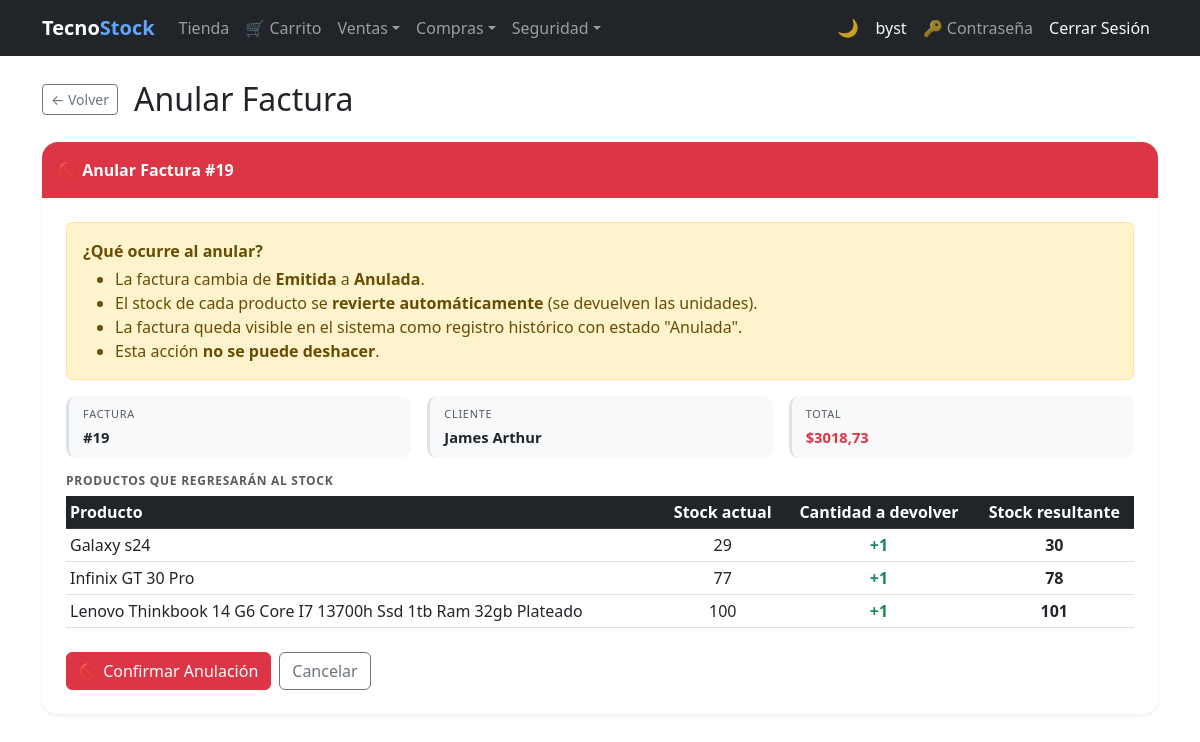
Page /invoices/19/cancel/ (signed in) on the committed database.
### billing/models.py (models this page shows, shortened)
class Invoice(models.Model):
    BORRADOR = 0
    EMITIDA  = 1
    ANULADA  = 2
    ESTADO_CHOICES = [
        (BORRADOR, 'Borrador'),
        (EMITIDA,  'Emitida'),
        (ANULADA,  'Anulada'),
    ]
    PENDIENTE = 'PENDIENTE'
    PAGADA    = 'PAGADA'
    ESTADO_COBRO_CHOICES = [
        (PENDIENTE, 'Pendiente'),
        (PAGADA,    'Pagada'),
    ]
    CONTADO = 'contado'
    CREDITO = 'credito'
    TIPO_PAGO_CHOICES = [
        (CONTADO, 'Contado'),
        (CREDITO, 'Crédito'),
    ]
    customer     = models.ForeignKey(Customer, on_delete=models.PROTECT, related_name='invoices')
    invoice_date = models.DateTimeField(auto_now_add=True)
    subtotal     = models.DecimalField(max_digits=12, decimal_places=2, default=0)
    tax          = models.DecimalField(max_digits=12, decimal_places=2, default=0)
    total        = models.DecimalField(max_digits=12, decimal_places=2, default=0)
    estado       = models.PositiveSmallIntegerField(
                       choices=ESTADO_CHOICES, default=BORRADOR, verbose_name='Estado')
    is_active    = models.BooleanField(default=True)
    PAYMENT_CHOICES = [('card', 'Tarjeta'), ('paypal', 'PayPal')]
    payment_method  = models.CharField(
                          max_length=10, choices=PAYMENT_CHOICES, null=True, blank=True,
                          verbose_name='Método de pago')
    paypal_order_id = models.CharField(max_length=64, null=True, blank=True)
    saldo        = models.DecimalField(
                       max_digits=12, decimal_places=2, default=0,
                       verbose_name='Saldo pendiente de cobro')
    estado_cobro = models.CharField(
                       max_length=10, choices=ESTADO_COBRO_CHOICES,
                       default=PENDIENTE, verbose_name='Estado de cobro')
    tipo_pago    = models.CharField(
                       max_length=10, choices=TIPO_PAGO_CHOICES,
                       default=CREDITO, verbose_name='Tipo de pago')
    class Meta:
        ordering = ['-invoice_date']
    @property
    def can_cancel(self):      return self.estado == self.EMITIDA

class Customer(models.Model):
    user       = models.OneToOneField(
                     settings.AUTH_USER_MODEL, null=True, blank=True,
                     on_delete=models.SET_NULL, related_name='customer_account',
                     verbose_name='Cuenta de usuario')
    dni        = models.CharField(max_length=13, unique=True, verbose_name='DNI/RUC', validators=[validate_cedula_ec])
    first_name = models.CharField(max_length=100, validators=[validate_only_letters])
    last_name  = models.CharField(max_length=100, validators=[validate_only_letters])
    email      = models.EmailField(blank=True, null=True)
    phone      = models.CharField(max_length=20, blank=True, null=True, validators=[validate_phone_ec])
    address    = models.TextField(blank=True, null=True)
    photo      = models.ImageField(upload_to='customer/', blank=True, null=True, verbose_name='Foto')
    is_active  = models.BooleanField(default=True)
    created_at = models.DateTimeField(auto_now_add=True)
    updated_at = models.DateTimeField(auto_now=True)
    class Meta:
        ordering = ['last_name', 'first_name']
    @property
    def full_name(self): return f'{self.first_name} {self.last_name}'

class InvoiceDetail(models.Model):
    invoice      = models.ForeignKey(Invoice, on_delete=models.CASCADE, related_name='details')
    product      = models.ForeignKey(Product, on_delete=models.PROTECT, related_name='invoice_details')
    quantity     = models.IntegerField(default=1, validators=[MinValueValidator(1)])
    unit_price   = models.DecimalField(max_digits=12, decimal_places=2)
    discount_pct = models.DecimalField(
        max_digits=5, decimal_places=2, default=0,
        verbose_name='Descuento (%)',
        validators=[MinValueValidator(Decimal('0')), MaxValueValidator(Decimal('100'))],
    )
    subtotal     = models.DecimalField(max_digits=12, decimal_places=2, default=0)
    tax_amount   = models.DecimalField(max_digits=12, decimal_places=2, default=0, verbose_name='IVA')

class Product(models.Model):
    name = models.CharField(max_length=200, verbose_name='Product Name')
    description = models.TextField(blank=True, null=True)
    brand = models.ForeignKey(Brand, on_delete=models.PROTECT, related_name='products')
    group = models.ForeignKey(ProductGroup, on_delete=models.PROTECT, related_name='products')
    suppliers = models.ManyToManyField(Supplier, related_name='products', blank=True)
    photo      = models.ImageField(upload_to='products/', blank=True, null=True, verbose_name='Foto')
    unit_price = models.DecimalField(max_digits=12, decimal_places=2)
    tax_rate   = models.DecimalField(
                     max_digits=5, decimal_places=4, default=Decimal('0.15'),
                     verbose_name='Tasa IVA',
                     validators=[MinValueValidator(Decimal('0')), MaxValueValidator(Decimal('1'))],
                 )
    stock = models.IntegerField(default=0)
    is_active = models.BooleanField(default=True)
    created_at = models.DateTimeField(auto_now_add=True)
    updated_at = models.DateTimeField(auto_now=True)
    class Meta:
        verbose_name = 'Product'
        verbose_name_plural = 'Products'
        ordering = ['name']

### billing/views.py (the view, shortened to what this page needs)
# urls.py: path('invoices/<int:pk>/cancel/', views.invoice_cancel, name='invoice_cancel'),
@roles_required('Administrador', 'Analista de Compras')
def invoice_cancel(request, pk):
    invoice = get_object_or_404(Invoice, pk=pk)
    if not invoice.can_cancel:
        messages.error(request, 'Solo se puede anular una factura en estado Emitida.')
        return redirect('billing:invoice_detail', pk=pk)
    return render(request, 'billing/invoice_cancel.html', {'invoice': invoice})

### security/templatetags/security_tags.py (called while the page is built)
@register.filter(name='has_group')
def has_group(user, group_name):
    if not user.is_authenticated:
        return False
    if user.is_superuser:  # el superusuario ve todo
        return True
    return user.groups.filter(name=group_name).exists()

### billing/templates/billing/invoice_cancel.html (shortened to what this page needs)
{% extends 'billing/base.html' %}
{% block content %}
<div class="d-flex align-items-center gap-3 mb-4">
  <a href="{% url 'billing:invoice_detail' invoice.pk %}" class="btn btn-outline-secondary btn-sm">&#8592; Volver</a>
  <h2 class="mb-0">Anular Factura</h2>
</div>
<div class="card border-0 shadow-sm rounded-4 overflow-hidden mb-4">
  <div class="card-header border-0 py-3 bg-danger">
    <span class="text-white fw-bold">&#128683; Anular Factura #{{ invoice.id }}</span>
  </div>
  <div class="card-body p-4">
    <div class="alert alert-warning">
      <strong>¿Qué ocurre al anular?</strong>
      <ul class="mb-0 mt-1">
        <li>La factura cambia de <strong>Emitida</strong> a <strong>Anulada</strong>.</li>
        <li>El stock de cada producto se <strong>revierte automáticamente</strong> (se devuelven las unidades).</li>
        <li>La factura queda visible en el sistema como registro histórico con estado "Anulada".</li>
        <li>Esta acción <strong>no se puede deshacer</strong>.</li>
      </ul>
    </div>
    <div class="row g-3 mb-3">
      <div class="col-md-4">
        <div class="dm-field">
          <small class="dm-label">Factura</small>
          <div class="dm-value">#{{ invoice.id }}</div>
        </div>
      </div>
      <div class="col-md-4">
        <div class="dm-field">
          <small class="dm-label">Cliente</small>
          <div class="dm-value">{{ invoice.customer.full_name }}</div>
        </div>
      </div>
      <div class="col-md-4">
        <div class="dm-field">
          <small class="dm-label">Total</small>
          <div class="dm-value fw-bold text-danger">${{ invoice.total }}</div>
        </div>
      </div>
    </div>
    <h6 class="text-muted text-uppercase fw-semibold mb-2 dm-section-label">Productos que regresarán al stock</h6>
    <table class="table table-sm table-hover mb-4">
      <thead class="table-dark">
        <tr>
          <th>Producto</th>
          <th class="text-center">Stock actual</th>
          <th class="text-center">Cantidad a devolver</th>
          <th class="text-center">Stock resultante</th>
        </tr>
      </thead>
      <tbody>
        {% for det in invoice.details.all %}
        <tr>
          <td>{{ det.product.name }}</td>
          <td class="text-center">{{ det.product.stock }}</td>
          <td class="text-center text-success fw-semibold">+{{ det.quantity }}</td>
          <td class="text-center fw-semibold">{{ det.product.stock|add:det.quantity }}</td>
        </tr>
        {% endfor %}
      </tbody>
    </table>
    <form method="post" class="d-flex gap-2">
      <button type="submit" class="btn btn-danger">&#128683; Confirmar Anulación</button>
      <a href="{% url 'billing:invoice_detail' invoice.pk %}" class="btn btn-outline-secondary">Cancelar</a>
    </form>
  </div>
</div>
{% endblock %}

### billing/templates/billing/base.html (shortened to what this page needs)
{% load security_tags %}
<!DOCTYPE html>
<html lang="es">
<head>
  <link href="https://cdn.jsdelivr.net/npm/bootstrap@5.3.0/dist/css/bootstrap.min.css" rel="stylesheet">
</head>
<body>
<nav class="navbar navbar-expand-lg navbar-dark bg-dark">
  <div class="container">
    <a class="navbar-brand fw-bold" href="{% url 'billing:home' %}">Tecno<span class="nav-brand-accent">Stock</span></a>
    <div class="collapse navbar-collapse" id="nav">
      <ul class="navbar-nav me-auto">
        {% if user.is_authenticated %}
        {% if user|has_group:'Cliente' %}
        <li class="nav-item"><a class="nav-link" href="{% url 'store:catalog' %}">Tienda</a></li>
        <li class="nav-item"><a class="nav-link" href="{% url 'store:cart' %}">&#128722; Carrito</a></li>
        {% endif %}
        <li class="nav-item dropdown">
          <a class="nav-link dropdown-toggle" href="#" role="button" data-bs-toggle="dropdown" aria-expanded="false">Ventas</a>
        </li>
        {% if user|has_group:'Analista de Compras' or user|has_group:'Administrador' or not user|has_any_group %}
        <li class="nav-item dropdown">
          <a class="nav-link dropdown-toggle" href="#" role="button" data-bs-toggle="dropdown" aria-expanded="false">Compras</a>
        </li>
        {% endif %}
        {% if user|has_group:'Administrador' %}
        <li class="nav-item dropdown">
          <a class="nav-link dropdown-toggle" href="#" role="button" data-bs-toggle="dropdown" aria-expanded="false">Seguridad</a>
        </li>
        {% endif %}
        {% endif %}
      </ul>
      <ul class="navbar-nav align-items-center">
        <li class="nav-item"><button type="button" class="theme-toggle-btn" id="theme-toggle" onclick="toggleTheme()" title="Cambiar tema claro / oscuro"><span id="theme-icon">&#127769;</span></button></li>
        <li class="nav-item">{% if user.is_authenticated %}<a class="nav-link text-light" href="{% url 'billing:dashboard' %}">{{ user.username }}</a>{% endif %}</li>
        <li class="nav-item">{% if user.is_authenticated %}<a class="nav-link" href="{% url 'password_change' %}" title="Cambiar contraseña">&#128273; Contraseña</a>{% endif %}</li>
        <li class="nav-item">{% if user.is_authenticated %}<form method="post" action="{% url 'logout' %}" class="d-inline">{% csrf_token %}<button type="submit" class="nav-link btn btn-link text-light btn-nav-link">Cerrar Sesión</button></form>{% else %}<a class="nav-link" href="{% url 'login' %}">Iniciar Sesión</a>{% endif %}</li>
      </ul>
    </div>
  </div>
</nav>
<div class="container mt-4">
  {% block content %}{% endblock %}
</div>
</body>
</html>

### billing/templates/billing/base.html (style rules this page uses)
.dm-field { background: var(--bs-tertiary-bg); border-radius: 10px; padding: 10px 14px; border-left: 3px solid var(--bs-border-color); height: 100%; transition: border-color .2s; }
.dm-label { font-size: .68rem; text-transform: uppercase; letter-spacing: .07em; color: var(--bs-secondary-color); display: block; margin-bottom: 3px; }
.dm-value { font-size: .92rem; font-weight: 600; color: var(--bs-body-color); word-break: break-word; }
.dm-section-label { letter-spacing: .06em; font-size: .75rem; }
.btn-nav-link { text-decoration: none; }
.nav-brand-accent { color: #60a5fa; }
.theme-toggle-btn { background: none; border: none; cursor: pointer; font-size: 1.1rem; line-height: 1; padding: .375rem .5rem; border-radius: .375rem; transition: background .2s; color: rgba(255,255,255,.75); }

### rows in the picture
Invoice: id "19", customer.full_name "James Arthur", total "3018,73"
InvoiceDetail: product.name "Galaxy s24", product.stock "29", quantity "1", product.stock|add "30"
InvoiceDetail: product.name "Infinix GT 30 Pro", product.stock "77", quantity "1", product.stock|add "78"
InvoiceDetail: product.name "Lenovo Thinkbook 14 G6 Core I7 13700h Ssd 1tb Ram 32gb Plateado", product.stock "100", quantity "1", product.stock|add "101"

### other values in the picture
{{ user.username }} "byst"
